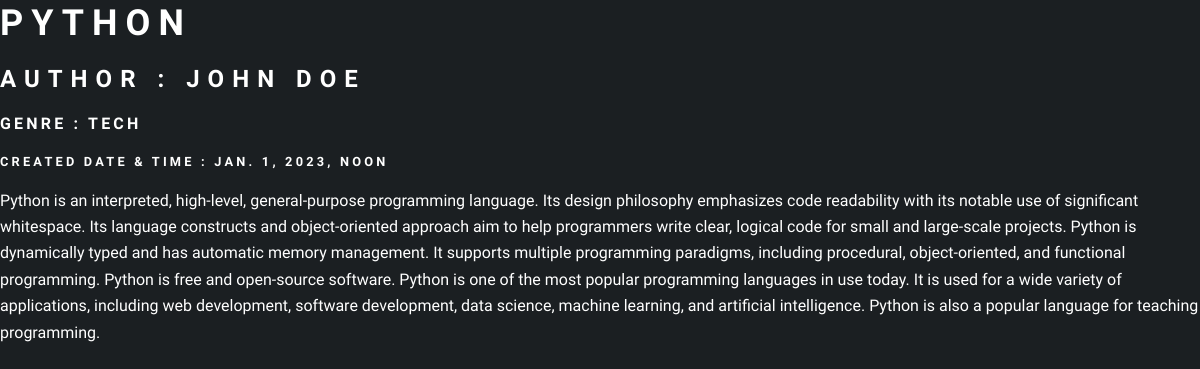
The app's page /blogs/1 with its own data.
### blogs/models.py (models this page shows, shortened)
class blogs(models.Model):
    status_li = [(1, 'Active'), (2, 'Inactive'), (3, 'InProgress'), (4, 'EOL')]
    id = models.IntegerField(primary_key=True)
    title = models.CharField(max_length=100)
    content = models.TextField()
    footer = models.CharField(max_length=100)
    genre = models.CharField(max_length=10)
    author_name = models.CharField(max_length=20)
    created_time = models.DateTimeField(auto_now=True)
    status = models.CharField(max_length=20, choices=status_li)

### blogs/views.py (the view)
# urls.py: path('<int:id>', views.blog_posts, name='blog_post')
def blog_posts(request, id):
    data = blogs.objects.get(pk=id)
    return render(request, 'blogs/blog_post.html',
                  {'title':data.title,
                   'author': data.author_name,
                   'genre':data.genre,
                   'created_time':data.created_time,
                   'content':data.content})

### blogs/templates/blogs/blog_post.html (shortened to what this page needs)
<!DOCTYPE HTML>
{% load static%}
<html>
	<head>
        {% block title %}
		    <h1>{{title}}</h1>
		{% endblock %}
		<link rel="stylesheet" href="{% static 'home/css/main.css' %}" />
	</head>
	<body>
        <div>
            {% block meta%}
                <h2>Author : {{author}}</h2>
                <h3>Genre : {{genre}}</h3>
                <h4>Created Date & Time : {{created_time}}</h4>
            {% endblock %}
        </div>
        <div>
            {% block content %}
                <p>{{content}}</p>
            {% endblock %}
        </div>
	</body>
	</html>
</html>

### home/static/home/css/main.css (style rules this page uses)
html, body, div, span, applet, object, iframe, h1, h2, h3, h4, h5, h6, p, blockquote, pre, a, abbr, acronym, address, big, cite, code, del, dfn, em, img, ins, kbd, q, s, samp, small, strike, strong, sub, sup, tt, var, b, u, i, center, dl, dt, dd, ol, ul, li, fieldset, form, label, legend, table, caption, tbody, tfoot, thead, tr, th, td, article, aside, canvas, details, embed, figure, figcaption, footer, header, hgroup, menu, nav, output, ruby, section, summary, time, mark, audio, video { margin: 0; padding: 0; border: 0; font-size: 100%; font: inherit; vertical-align: baseline; }
body { line-height: 1; }
body { -webkit-text-size-adjust: none; }
html { box-sizing: border-box; }
*, *:before, *:after { box-sizing: inherit; }
body { background: #1b1f22; }
html { font-size: 16pt; }
@media screen and (max-width: 1680px) { html { font-size: 12pt; } }
body, input, select, textarea { color: #ffffff; font-family: "Source Sans Pro", sans-serif; font-weight: 300; font-size: 1rem; line-height: 1.65; }
p { margin: 0 0 2rem 0; }
h1, h2, h3, h4, h5, h6 { color: #ffffff; font-weight: 600; line-height: 1.5; margin: 0 0 1rem 0; text-transform: uppercase; letter-spacing: 0.2rem; }
h1 { font-size: 2.25rem; line-height: 1.3; letter-spacing: 0.5rem; }
h2 { font-size: 1.5rem; line-height: 1.4; letter-spacing: 0.5rem; }
h3 { font-size: 1rem; }
h4 { font-size: 0.8rem; }

### records on screen
blogs: title "PYTHON", author_name "JOHN DOE", genre "TECH", created_time "JAN. 1, 2023, NOON", content "Python is an interpreted, high-level, general-purpose programming language. Its design philosophy emphasizes code readability with its notable use of significant whitespace. Its language constructs and object-oriented approach aim to help programmers write clear, logical code for small and large-scale projects. Python is dynamically typed and has automatic memory management. It supports multiple programming paradigms, including procedural, object-oriented, and functional programming. Python is free and open-source software. Python is one of the most popular programming languages in use today. It is used for a wide variety of applications, including web development, software development,…"
